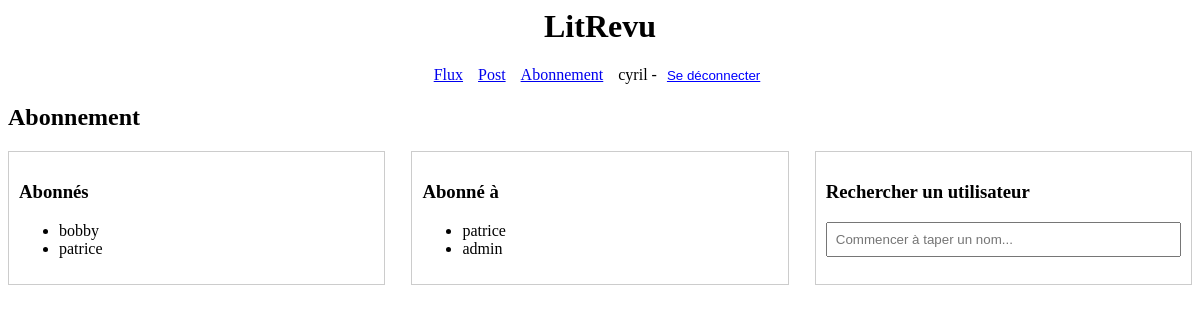
Page /abonnement/ (signed in) on the earlier database version.
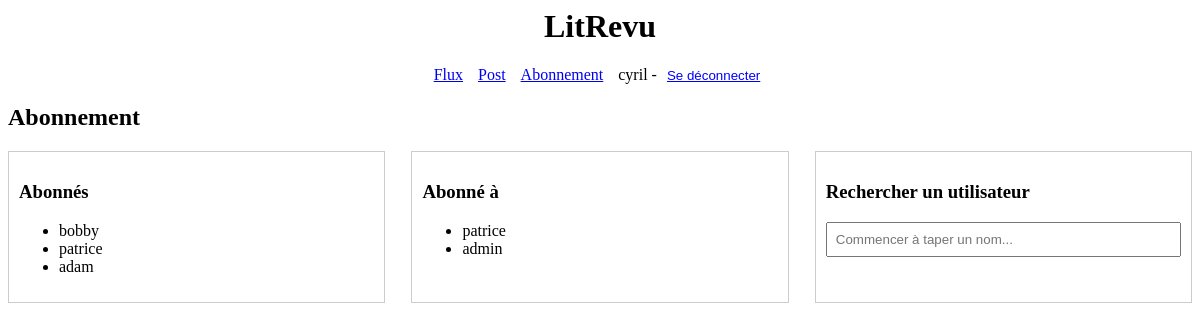
Same page on the later database version.
### authentication/models.py (models this page shows)
class User(AbstractUser):
    CREATOR = 'CREATOR'
    SUBSCRIBER = 'SUBSCRIBER'
    ROLE_CHOICES = (
        (CREATOR, 'Créateur'),
        (SUBSCRIBER, 'Abonné'),
    )
    role = models.CharField(max_length=30, choices=ROLE_CHOICES, verbose_name='Role')
    profile_picture = models.ImageField(upload_to='profile_pictures/', blank=True, null=True, verbose_name='Photo de profil')
    presentation = models.TextField(blank=True, null=True, verbose_name='Présentation')

### app/views.py (the view)
# urls.py: path('abonnement/', views.abonnement, name='abonnement'),
def abonnement(request):
    followers = [relation.user for relation in request.user.followed_by.all()]
    following = [relation.followed_user for relation in request.user.following.all()]
    return render(request, 'app/abonnement.html', {'followers': followers, 'following': following})

### app/templates/app/abonnement.html (shortened to what this page needs)
{% extends 'base.html' %}
{% block content %}
<h2>Abonnement</h2>
<div style="display: flex; justify-content: space-between;">
    <div id="followers-section" style="width: 30%; border: 1px solid #ccc; padding: 10px;">
        <h3>Abonnés</h3>
        <ul>
            {% for follower in followers %}
                <li>{{ follower.username }}</li>
            {% endfor %}
        </ul>
    </div>
    <div id="following-section" style="width: 30%; border: 1px solid #ccc; padding: 10px;">
        <h3>Abonné à</h3>
        <ul>
            {% for following in following %}
                <li>{{ following.username }}</li>
            {% endfor %}
        </ul>
    </div>
    <div style="width: 30%; border: 1px solid #ccc; padding: 10px;">
        <h3>Rechercher un utilisateur</h3>
        <div class="search-container">
            <input type="text" id="user-search-input" placeholder="Commencer à taper un nom..." oninput="searchUsers(this.value)">
        </div>
    </div>
</div>
{% endblock %}

Differences in the rows shown:
added User: username "adam", shown under "Abonnés"
